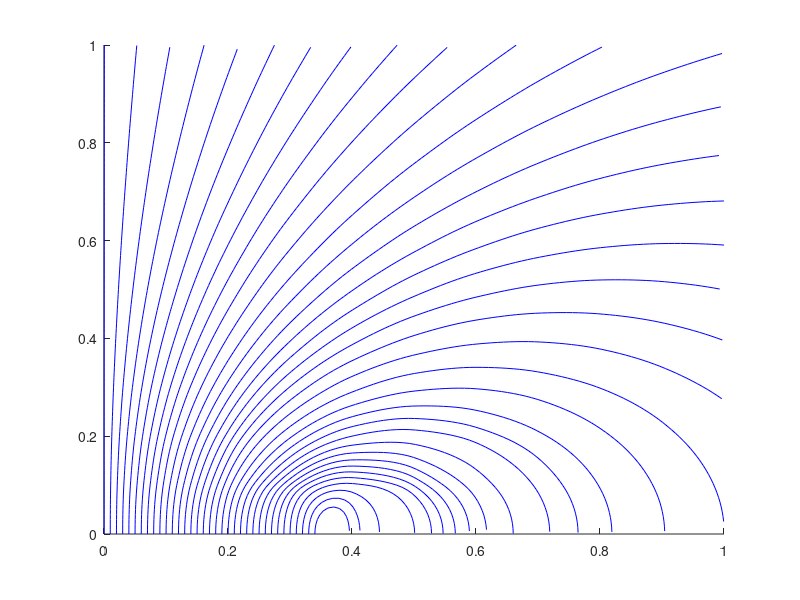

The MATLAB source for this figure: (Note: this script raises an error after producing the figure.)
clear;clc;
a=0.35;
[X,Y]=meshgrid(0:0.1:1);
XY=X.^2+Y.^2;
k2=4*a*X./(a^2+XY+2*a*X);
[K,E]=ellipke(k2);
aXY=a^2+XY-2*a*X;
aXY=aXY+eps*(aXY==0);
aE1=(a^2-XY)./aXY.*E;
aE2=(a^2+XY)./aXY.*E;
By=1/pi./sqrt(a^2+XY+2*a*X).*(aE1+K);
Bx=1/pi*Y./(X+eps*(X==0))./sqrt(a^2+XY+2*a*X).*(aE2-K);
vy=0; vx=[0.0001:0.01:0.35];
[Vx, Vy]=meshgrid(vx,vy);
streamline(X,Y,Bx,By,Vx,Vy);
hold on;
streamline(-X,Y,-Bx,By,-Vx,Vy);
streamline(-X,-Y,-Bx,-By,-Vx,-Vy);
streamline(X,-Y,Bx,-By,Vx,-Vy);